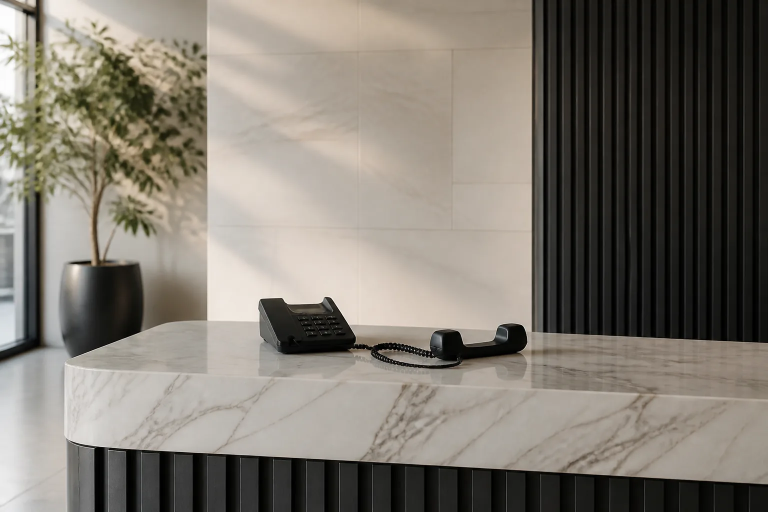
#> input picture site-caesthetic/assets/case-studies/covers/addison-derm-phone-hours-path.webp, 1536 x 1024 px (shown at 1/2 size)
$ python -i render-daily-growth-note.py   (imports and definitions only)
#> lines starting #> are read from the running program, lines starting #| are printed output that depends on the picture
#> further down, picture is the input picture: PIL image 1536x1024 RGB; mean R, G, B 127, 121.2, 112
#!/usr/bin/env python3
"""Render a CAESTHETIC Daily Growth Note from shared Text Card + episode config."""

from __future__ import annotations

import json
import subprocess
import sys
from pathlib import Path

import yaml
from PIL import Image, ImageDraw, ImageFilter, ImageFont

ROOT = Path("/var/www/grainee-v2")
DGN = ROOT / "docs/projects/caesthetic/operations/ig-growth/daily-growth-note"
ASSETS = Path("/root/.cursor/projects/var-www-grainee-v2/assets")
W, H = 1080, 1920
FPS = 24


def load_json(path: Path) -> dict:
    return json.loads(path.read_text())


def font(path: str, size: int) -> ImageFont.FreeTypeFont:
    return ImageFont.truetype(path, size)


# [4 lines left out: function hex_rgba, not called in this run]


def cover(im: Image.Image) -> Image.Image:
    im = im.convert("RGB")
    scale = max(W / im.width, H / im.height)
#> scale = 1.88
    nw, nh = int(im.width * scale), int(im.height * scale)
#> nw = 2880; nh = 1920
    im = im.resize((nw, nh), Image.Resampling.LANCZOS)
    left = (nw - W) // 2
#> left = 900
    top = max(0, (nh - H) // 2)
#> top = 0
    return im.crop((left, top, left + W, top + H))
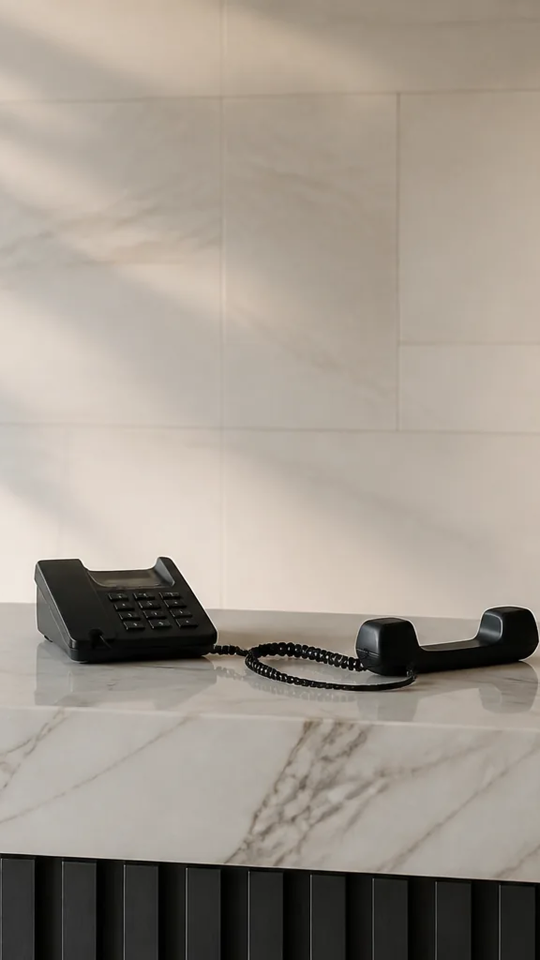
#> returned value: PIL image 1080x1920 RGB (shown at 1/2 size); mean R, G, B 160.8, 152.1, 141.8


# [243 lines left out: functions tracked, gradient, resolve_plate, render_text_card, render_avatar_hook, render_video_still and 5 more, not called in this run]


# [2 lines not run here, left out]

>>> from PIL import Image
>>> picture = Image.open('../../site-caesthetic/assets/case-studies/covers/addison-derm-phone-hours-path.webp')
>>> result = cover(picture)
